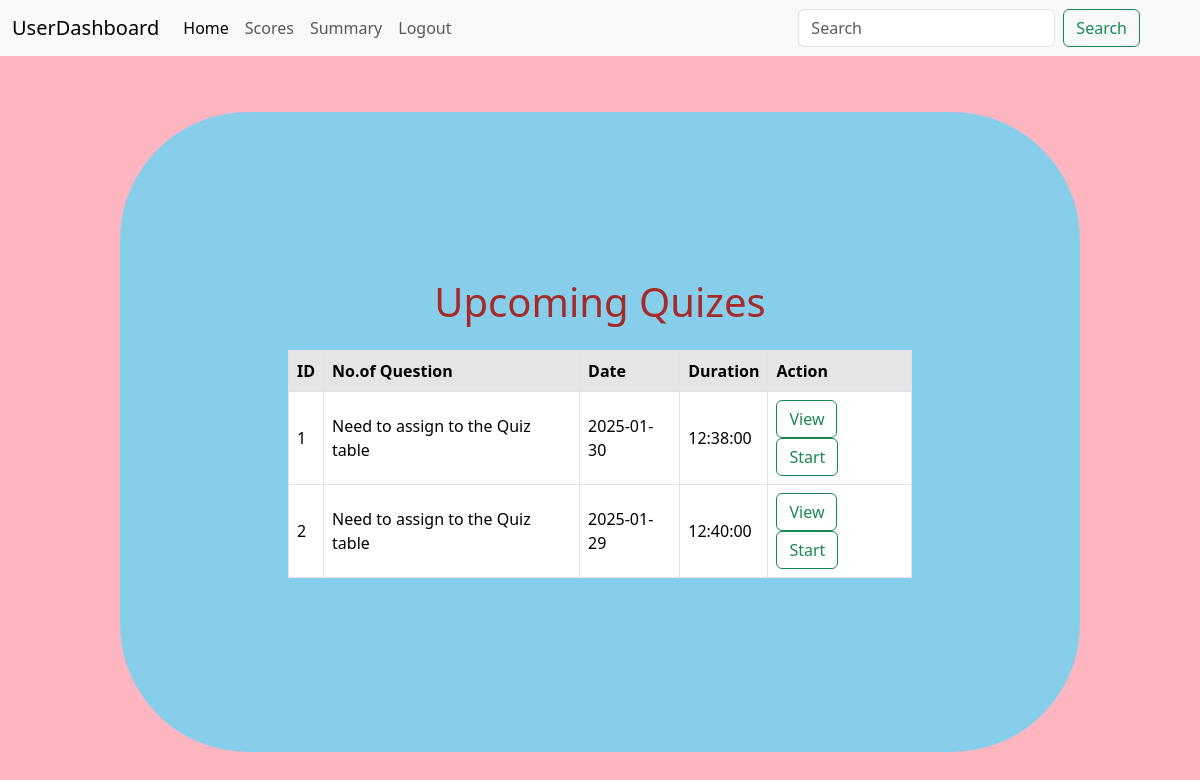
/userdashboard, run on an earlier commit of the app's database.
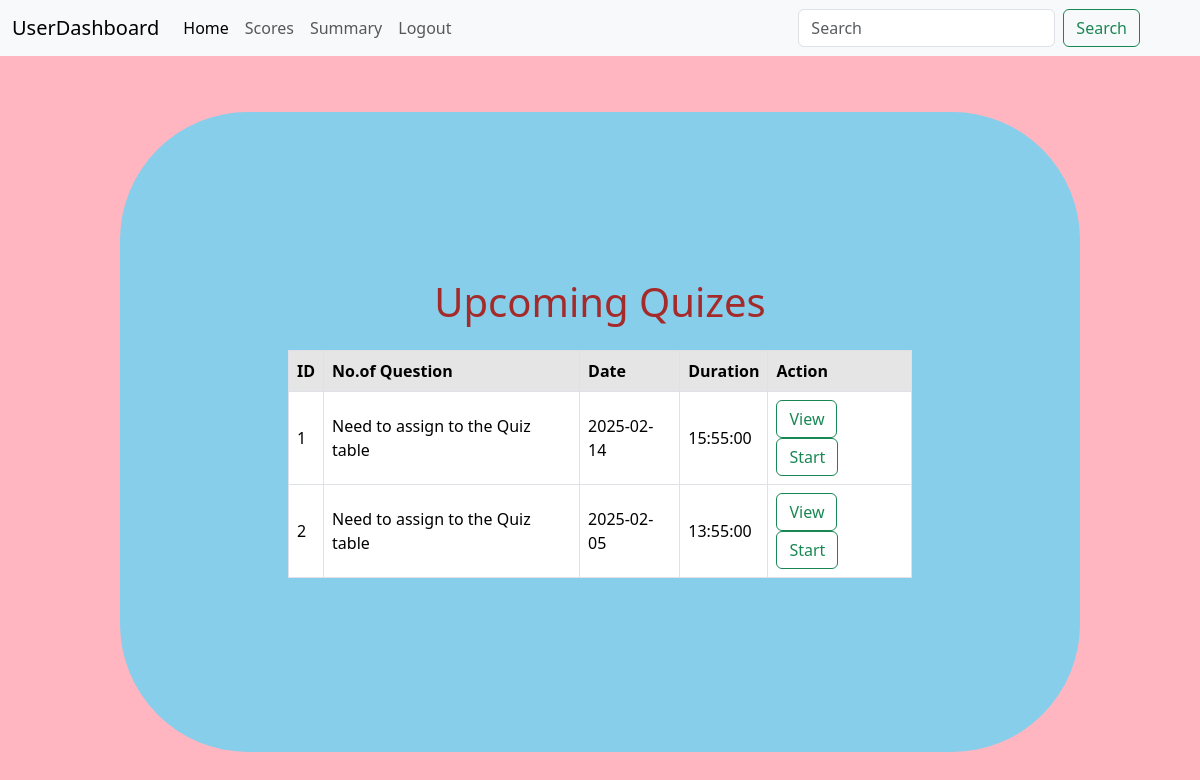
And on a later commit of the database.
### Backend/models.py (models this page shows)
class Quiz(db.Model):
    id=db.Column(db.Integer,primary_key=True)
    ch_id=db.Column(db.Integer,db.ForeignKey('chapter.id'))
    date_of_quiz=db.Column(db.Date,nullable=False)
    time_duration=db.Column(db.Time,nullable=False)
    remarks=db.Column(db.String,nullable=False)
    questions=db.relationship('Question',backref='quiz',lazy=True)

### Backend/controllers.py (the view)
@app.route('/userdashboard')
def userd():
  quizess=Quiz.query.all()
  return render_template('user.html',quizess=quizess)

### templates/user.html (shortened to what this page needs)
{%extends 'layout.html'%}
{%block navbar%}
<nav class="navbar navbar-expand-lg bg-body-tertiary container-fluid for_nav">
    <div class="container-fluid ">
      <a class="navbar-brand" href="{{url_for('userd')}}">UserDashboard</a>
      <div class="collapse navbar-collapse" id="navbarSupportedContent">
        <ul class="navbar-nav me-auto mb-2 mb-lg-0">
          <li class="nav-item">
            <a class="nav-link active" aria-current="page" href="{{url_for('userd')}}">Home</a>
          </li>
          <li class="nav-item">
            <a class="nav-link" href="{{url_for('stu_scores')}}">Scores</a>
          </li>
          <li class="nav-item">
            <a class="nav-link" href="#">Summary</a>
          </li>
          <li class="nav-item">
            <a class="nav-link" href="#">Logout</a>
          </li>
        </ul>
        <form class="d-flex" role="search">
          <input class="form-control me-2" type="search" placeholder="Search" aria-label="Search">
          <button class="btn btn-outline-success" type="submit">Search</button>
        </form>
      </div>
    </div>
  </nav>
{%endblock%}
{%block content%}
<div class="i_container u_container">
  <table class="table table-bordered table-hover caption-top  align-middle" style="width:65%;">
    <caption class="text-center"><h1>Upcoming Quizes</h1></caption>
    <thead>
      <tr class=" table-active">
        <th>ID</th>
        <th>No.of Question</th>
        <th>Date</th>
        <th>Duration</th>
        <th>Action</th>
      </tr>
    </thead>
    <tbody>
      {%for quiz in quizess%}
      <tr>
        <td>{{quiz.id}}</td>
        <td>Need to assign to the Quiz table</td>
        <td>{{quiz.date_of_quiz}}</td>
        <td>{{quiz.time_duration}}</td>
        <td>
          <a href="{{url_for('stu_quiz_show')}}" class="btn btn-outline-success">View</a>
          <a href="#" class="btn btn-outline-success">Start</a>
        </td>
      </tr>
      {%endfor%}
    </tbody>
  </table>
</div>
{%endblock%}

### templates/layout.html (shortened to what this page needs)
<!DOCTYPE html>
<html lang="en">
<head>
    <link rel="stylesheet" href="https://cdn.jsdelivr.net/npm/bootstrap@5.3.3/dist/css/bootstrap.min.css">
    <link rel="stylesheet" href="https://cdnjs.cloudflare.com/ajax/libs/font-awesome/6.7.2/css/all.min.css" />
    <link rel="stylesheet" href="static\main.css">
</head>
<body class="container-fluid body_design">
    {%block navbar%}
    {%endblock%}
        {%block content%}
        {%endblock%}
</body>
</html>

### static/main.css (style rules this page uses)
html,body { margin:0; padding:0; overflow-x: hidden; }
.body_design { min-height:100vh; width:100vw; padding:0; margin:0; background-color: lightpink; display: flex; justify-content: center; align-items: center; flex-direction: column; }
.i_container { border:8px solid skyblue; background-color:skyblue; width:80%; height:80vh; display: flex; justify-content: center; align-items: center; flex-direction: column; border-radius: 8em; }
h1 { color:brown; margin-bottom:0.4em; }
a { text-decoration:none; color:black; }
.for_nav { position:fixed; top:0; width:100vw; padding-right:3em; margin-bottom:50px; }
.u_container { background-color:skyblue; margin-top:4rem; border:2px skyblue; }

What changed in the data, as far as the page shows it:
changed Quiz id 1: date_of_quiz "2025-01-30" → "2025-02-14"; time_duration "12:38:00" → "15:55:00"
changed Quiz id 2: date_of_quiz "2025-01-29" → "2025-02-05"; time_duration "12:40:00" → "13:55:00"
